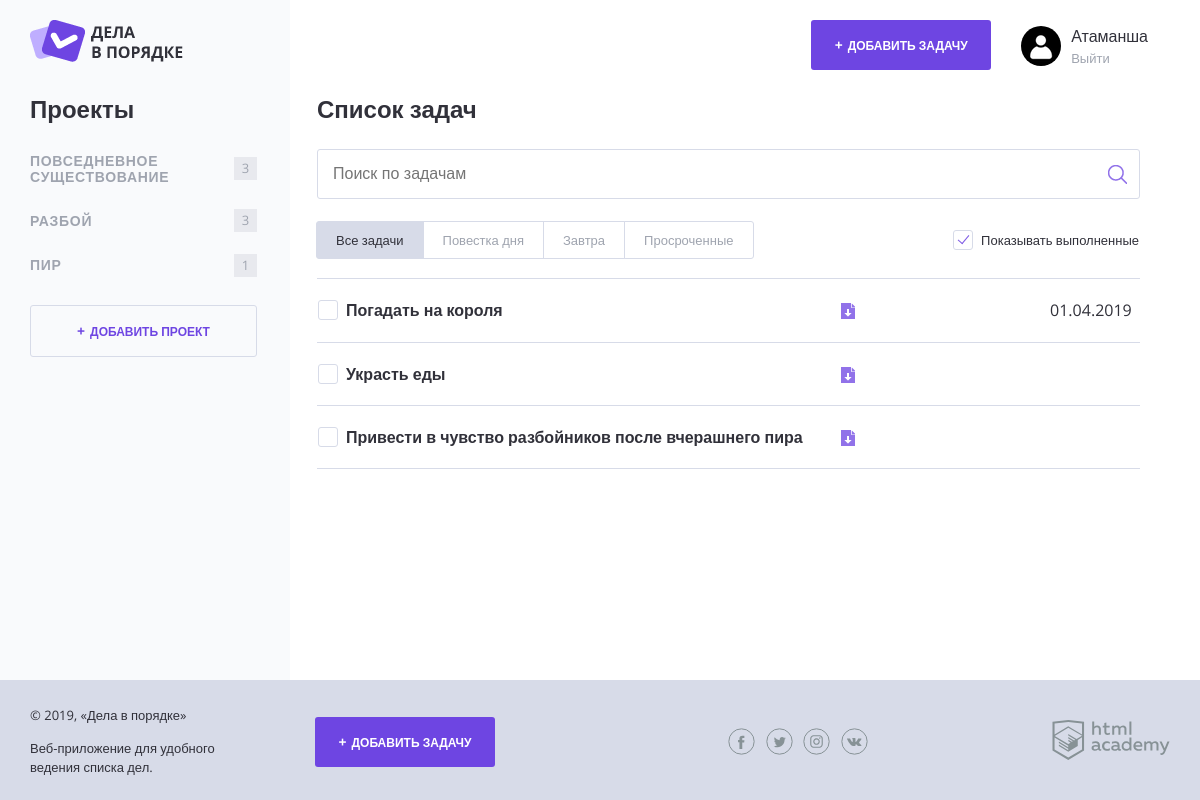
Page /?category=7 (signed in) on the committed database.
### tables this page shows
CREATE TABLE categories (
  id INT AUTO_INCREMENT PRIMARY KEY,
  name CHAR(128) NOT NULL,
  user_id INT NOT NULL
);

CREATE TABLE tasks (
  id INT AUTO_INCREMENT PRIMARY KEY,
  user_id INT NOT NULL,
  category_id INT,
  name CHAR(128) NOT NULL,
  created_at TIMESTAMP NULL DEFAULT CURRENT_TIMESTAMP,
  done_at DATE NULL DEFAULT NULL,
  status INT DEFAULT 0,
  expires_at DATE NULL DEFAULT NULL,
  file_path CHAR(128)
);

### functions.php (called while the page is built, shortened)
<?php
function include_template(string $name, array $data): string {
    $name = 'templates/' . $name;
    extract($data);
    require $name;
    $result = ob_get_clean();
    return $result;
}
function countTasks(string $category_name, array $task_list): int {
    $tasks_sum = 0;
    foreach($task_list as $task) {
        if($category_name === $task['categories_name']) {
            $tasks_sum++;
        }
    }
    return $tasks_sum;
}
function isTaskExpired(string $end_date = null): bool {
    if(!$end_date) {
        return false;
    }
    $current_date = time();
    $expiry_date = strtotime($end_date) + 86400;
    $time_to_expiry = floor(($expiry_date - $current_date)/3600);
    return $time_to_expiry <= 48 && $time_to_expiry > 0;
}
function formatDate(string $date = null): string {
    if (null === $date) {
        return '';
    }
    $date = date_create($date);
    return date_format($date, 'd.m.Y');
}

### mysql_helper.php (called while the page is built, shortened)
<?php
function fetchData($link, string $sql): array {
    $result = mysqli_query($link, $sql);
    return mysqli_fetch_all($result, MYSQLI_ASSOC);
}
function getCategories($link, int $user_id): array {
    $sql_cat = "SELECT categories.id, categories.name FROM categories
                JOIN users ON categories.user_id = users.id
                WHERE users.id = $user_id";
    return fetchData($link, $sql_cat);
}
function getTasks($link, int $user_id): array {
    $sql_tasks = "SELECT tasks.name, tasks.created_at, tasks.expires_at, categories.name AS categories_name, status FROM tasks
        JOIN categories ON tasks.category_id = categories.id
        JOIN users ON categories.user_id = users.id
        WHERE users.id = $user_id";
    return fetchData($link, $sql_tasks);
}
function getTasksForCategory($link, int $user_id, int $category_id = null): array
{
    if (null === $category_id) {
        $sql_tasks = "SELECT tasks.id, tasks.name, tasks.created_at, tasks.expires_at, tasks.file_path, categories.name AS categories_name, status FROM tasks
            JOIN categories ON tasks.category_id = categories.id
            JOIN users ON categories.user_id = users.id
            WHERE users.id = $user_id
            ORDER BY tasks.created_at DESC";
    } else {
        $sql_tasks = "SELECT tasks.id, tasks.name, tasks.created_at, tasks.expires_at, tasks.file_path, categories.name AS categories_name, status FROM tasks
            JOIN categories ON tasks.category_id = categories.id
            JOIN users ON categories.user_id = users.id
            WHERE users.id = $user_id AND categories.id = $category_id
            ORDER BY tasks.created_at DESC";
    }
    return fetchData($link, $sql_tasks);
}

### templates/index.php (the view, shortened to what this page needs)
<h2 class="content__main-heading">Список задач</h2>
<form class="search-form" action="index.php" method="post">
    <input class="search-form__input" type="text" name="" value="" placeholder="Поиск по задачам">
    <input class="search-form__submit" type="submit" name="" value="Искать">
</form>
<div class="tasks-controls">
    <nav class="tasks-switch">
        <a href="/" class="tasks-switch__item tasks-switch__item--active">Все задачи</a>
        <a href="/" class="tasks-switch__item">Повестка дня</a>
        <a href="/" class="tasks-switch__item">Завтра</a>
        <a href="/" class="tasks-switch__item">Просроченные</a>
    </nav>
    <label class="checkbox">
        <span class="checkbox__text">Показывать выполненные</span>
    </label>
</div>
<table class="tasks">
    <?php foreach($tasks_for_category as $task): ?>
    <?php if(!$task['status']): ?>
    <tr class="tasks__item task <?=isTaskExpired($task['expires_at']) ? 'task--important':''; ?>">
        <td class="task__select">
            <label class="checkbox task__checkbox">
                <span class="checkbox__text"><?=htmlspecialchars($task['name']); ?></span>
            </label>
        </td>
        <td class="task__file">
            <a class="download-link" href="<?= $task['file_path']; ?>"><?= $task['file_path']; ?></a>
        </td>
        <td class="task__date"><?=formatDate($task['expires_at']); ?></td>
    </tr>
    <? endif ?>
    <? endforeach; ?>
</table>

### templates/layout.php (shortened to what this page needs)
<!DOCTYPE html>
<html lang="ru">
<head>
    <link rel="stylesheet" href="css/normalize.css">
    <link rel="stylesheet" href="css/style.css">
    <link rel="stylesheet" href="css/flatpickr.min.css">
</head>
<body class="<?= (!$user && !$isSignInOrRegister) ? 'body-background' :''; ?>">
<div class="page-wrapper">
    <div class="container <?= !$user ? '' : 'container--with-sidebar'; ?>">
        <header class="main-header">
            <a href="/">
                <img src="img/logo.png" width="153" height="42" alt="Логотип Дела в порядке">
            </a>
            <div class="main-header__side">
                <?php if(!$user): ?>
                    <a class="main-header__side-item button button--transparent" href="sign_in.php">Войти</a>
                <?php else: ?>
                <a class="main-header__side-item button button--plus open-modal" href="add.php">Добавить задачу</a>
                <div class="main-header__side-item user-menu">
                    <div class="user-menu__image">
                        <img src="img/user.png" width="40" height="40" alt="Пользователь">
                    </div>
                    <div class="user-menu__data">
                        <p><?=htmlspecialchars($user); ?></p>
                        <a href="/?exit">Выйти</a>
                    </div>
                </div>
                <?php endif; ?>
            </div>
        </header>
        <div class="content">
            <?php if($user): ?>
            <section class="content__side">
                <h2 class="content__side-heading">Проекты</h2>
                <nav class="main-navigation">
                    <ul class="main-navigation__list">
                    <?php foreach($category_list as $category): ?>
                        <li class="main-navigation__list-item">
                            <a class="main-navigation__list-item-link" href="/?category=<?= $category['id']; ?>"><?=htmlspecialchars($category['name']); ?></a>
                            <span class="main-navigation__list-item-count"><?=countTasks(htmlspecialchars($category['name']), $task_list); ?></span>
                        </li>
                    <?php endforeach; ?>
                    </ul>
                </nav>
                <a class="button button--transparent button--plus content__side-button"
                    href="add_project.php">Добавить проект</a>
            </section>
            <?php endif; ?>
            <main class="content__main">
                <?= $content ?>
            </main>
        </div>
    </div>
</div>
<footer class="main-footer">
    <div class="container">
        <div class="main-footer__copyright">
            <p>© 2019, «Дела в порядке»</p>
            <p>Веб-приложение для удобного ведения списка дел.</p>
        </div>
        <?php if($user): ?>
        <a class="main-footer__button button button--plus" href="add.php">Добавить задачу</a>
        <?php endif; ?>
        <div class="main-footer__social social">
            <a class="social__link social__link--facebook" href="#">
            </a>
            <a class="social__link social__link--twitter" href="#">
            </a>
            <a class="social__link social__link--instagram" href="#">
            </a>
            <a class="social__link social__link--vkontakte" href="#">
            </a>
        </div>
        <div class="main-footer__developed-by">
            <a href="https://htmlacademy.ru/intensive/php">
                <img src="img/htmlacademy.svg" alt="HTML Academy" width="118" height="40">
            </a>
        </div>
    </div>
</footer>
</body>
</html>

### rows in the picture
categories: name "ПОВСЕДНЕВНОЕ СУЩЕСТВОВАНИЕ", name "3"
categories: name "РАЗБОЙ", name "3"
categories: name "ПИР", name "1"
tasks: name "Погадать на короля", expires_at "01.04.2019"
tasks: name "Украсть еды"
tasks: name "Привести в чувство разбойников после вчерашнего пира"

### other values in the picture
$user "Атаманша"
